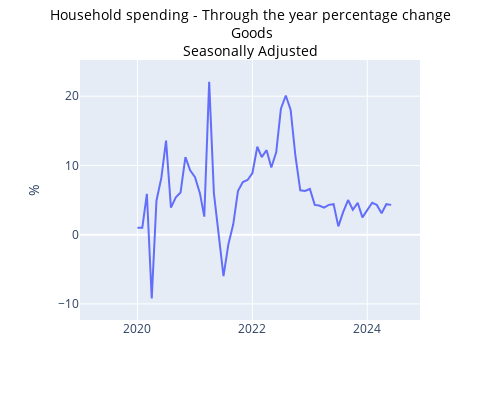

Here is the notebook cell this chart was saved with:
### Code cell
startDateExample = datetime(2019, 1, 1)
endDateExample = datetime(2024, 12, 1)
seriesToGraph = 'A130200750L'

graph_series_abs(seriesToGraph, dataSetLF, startDateExample, endDateExample,1, metaDataDict)

### Figure 1 — Plotly figure (JSON) as saved in the notebook; plotly's stock layout.template omitted (floating-point values rounded to 4 significant figures)
{"data": [{"hovertemplate": "Date=%{x}<br>A130200750L=%{y}<extra></extra>", "legendgroup": "", "line": {"color": "#636efa", "dash": "solid"}, "marker": {"symbol": "circle"}, "mode": "lines", "name": "", "orientation": "v", "showlegend": false, "type": "scatter", "x": ["2019-01-01T00:00:00", "2019-02-01T00:00:00", "2019-03-01T00:00:00", "2019-04-01T00:00:00", "2019-05-01T00:00:00", "2019-06-01T00:00:00", "2019-07-01T00:00:00", "2019-08-01T00:00:00", "2019-09-01T00:00:00", "2019-10-01T00:00:00", "2019-11-01T00:00:00", "2019-12-01T00:00:00", "2020-01-01T00:00:00", "2020-02-01T00:00:00", "2020-03-01T00:00:00", "2020-04-01T00:00:00", "2020-05-01T00:00:00", "2020-06-01T00:00:00", "2020-07-01T00:00:00", "2020-08-01T00:00:00", "2020-09-01T00:00:00", "2020-10-01T00:00:00", "2020-11-01T00:00:00", "2020-12-01T00:00:00", "2021-01-01T00:00:00", "2021-02-01T00:00:00", "2021-03-01T00:00:00", "2021-04-01T00:00:00", "2021-05-01T00:00:00", "2021-06-01T00:00:00", "2021-07-01T00:00:00", "2021-08-01T00:00:00", "2021-09-01T00:00:00", "2021-10-01T00:00:00", "2021-11-01T00:00:00", "2021-12-01T00:00:00", "2022-01-01T00:00:00", "2022-02-01T00:00:00", "2022-03-01T00:00:00", "2022-04-01T00:00:00", "2022-05-01T00:00:00", "2022-06-01T00:00:00", "2022-07-01T00:00:00", "2022-08-01T00:00:00", "2022-09-01T00:00:00", "2022-10-01T00:00:00", "2022-11-01T00:00:00", "2022-12-01T00:00:00", "2023-01-01T00:00:00", "2023-02-01T00:00:00", "2023-03-01T00:00:00", "2023-04-01T00:00:00", "2023-05-01T00:00:00", "2023-06-01T00:00:00", "2023-07-01T00:00:00", "2023-08-01T00:00:00", "2023-09-01T00:00:00", "2023-10-01T00:00:00", "2023-11-01T00:00:00", "2023-12-01T00:00:00", "2024-01-01T00:00:00", "2024-02-01T00:00:00", "2024-03-01T00:00:00", "2024-04-01T00:00:00", "2024-05-01T00:00:00", "2024-06-01T00:00:00"], "xaxis": "x", "y": [null, null, null, null, null, null, null, null, null, null, null, null, 1, 1, 5.9, -9.2, 4.9, 8.2, 13.6, 3.9, 5.4, 6.1, 11.2, 9.3, 8.3, 6, 2.6, 22.1, 6, 0, -6, -1.4, 1.5, 6.3, 7.6, 7.9, 8.9, 12.7, 11.2, 12.2, 9.7, 11.9, 18.2, 20.1, 18, 11.4, 6.4, 6.3, 6.6, 4.3, 4.2, 3.9, 4.3, 4.4, 1.2, 3.3, 5, 3.6, 4.6, 2.5, 3.6, 4.6, 4.3, 3.1, 4.4, 4.3], "yaxis": "y"}], "layout": {"height": 400, "hovermode": "x", "legend": {"tracegroupgap": 0}, "margin": {"t": 60}, "title": {"font": {"color": "black", "size": 14}, "text": "Household spending - Through the year percentage change<br> Goods<br>Seasonally Adjusted", "x": 0.5, "y": 0.95}, "width": 500, "xaxis": {"anchor": "y", "domain": [0, 1], "range": ["2019-01-01T00:00:00", "2024-12-01T00:00:00"], "title": {"text": " "}}, "yaxis": {"anchor": "x", "domain": [0, 1], "range": [-12.33, 25.23], "title": {"text": "%"}}}}
